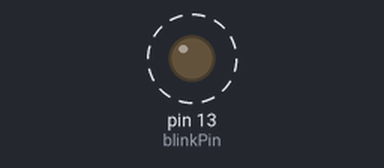
Recording of a sketch running on a simulated Arduino Uno, built with avr-gcc and run on an emulated ATmega328P. Parts: output pins drawn as LEDs (lit = HIGH). Dashed ring = blinking.

Above: at 0.5 s.
Timing chart, 0 to 4.6 s (numbered marks = the images above):
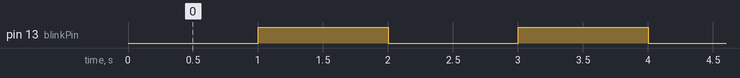

The sketch:

Example1_Blink.ino
```cpp
// (licence header left out)
//Various boards have status LEDs on different pins
//Most have LED_BUILTIN defined so just use that
//But if you want, you can blink any pin

//#define blinkPin 5
#define blinkPin LED_BUILTIN

void setup()
{
  pinMode(blinkPin, OUTPUT);
}

void loop()
{
  digitalWrite(blinkPin, LOW);
  delay(1000);
  digitalWrite(blinkPin, HIGH);
  delay(1000);
}
```

Measured:
- by itself, pin 13 (blinkPin): alternates HIGH for 1.0 s and LOW for 1.0 s
